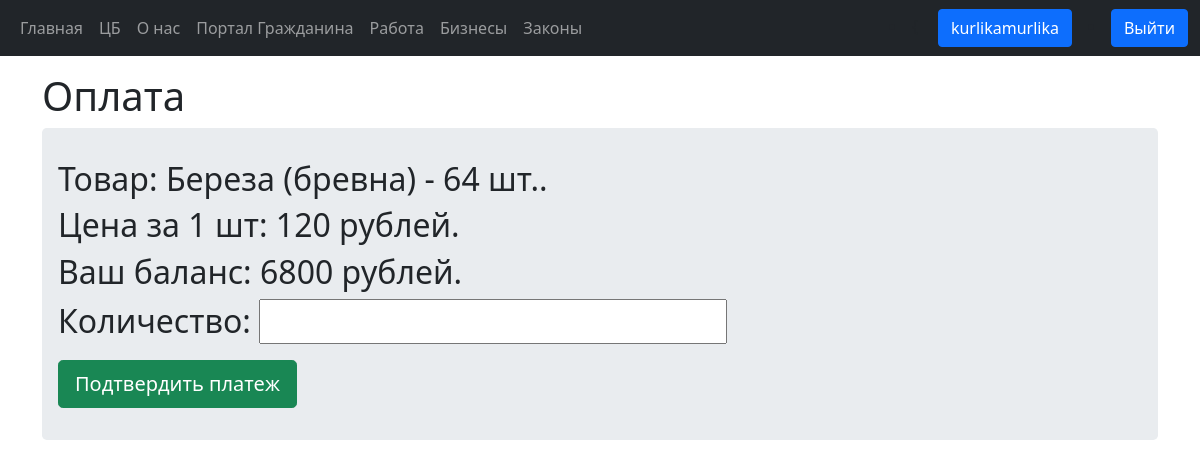
Page /make_order/4/ (signed in) on the committed database.
### bank/models.py (models this page shows, shortened)
class Service(models.Model):
    owner = models.ForeignKey(Business, on_delete=models.CASCADE)
    name = models.CharField(max_length=500)
    price = models.IntegerField(default=0)
    SERVICE_TYPE_CHOICES = [
        ('товар', "Товар"),
        ("услуга", "Услуга"),
    ]
    service_type = models.CharField(max_length=100, default=SERVICE_TYPE_CHOICES[0][0], choices=SERVICE_TYPE_CHOICES) #подписка или разовая покупка

class BankAccount(models.Model):
    user = models.ForeignKey(User, on_delete=models.CASCADE, blank=True, null=True)
    name = models.CharField(max_length=10, unique=True)
    balance = models.IntegerField(default=0)
    account_type = models.CharField(max_length=20, default='personal')

### bank/views.py (the view, shortened to what this page needs)
# urls.py: path('make_order/<int:service_id>/', views.make_order, name='make_order'),
def make_order(request, service_id):
    service = Service.objects.get(pk=service_id)
    form = MakeOrder(request.POST or None)
    bank_acc = BankAccount.objects.filter(user_id=request.user).filter(name__startswith="PER")[0]
    not_enough_money = False
    order_dict = {
        'service': service,
        'form': form,
        'bank_acc': bank_acc,
        'not_enough_money': not_enough_money,
    }
    return render(request, 'bank/make_order.html', context=order_dict)

### bank/forms.py
class MakeOrder(forms.ModelForm):
    amount = forms.IntegerField(min_value=1, label="Количество")
    class Meta:
        model = Order
        fields = ('amount',)

### bank/templates/bank/make_order.html (shortened to what this page needs)
<!DOCTYPE html>
{% extends 'bank/base.html' %}
{% block body_content %}
    <h1>Оплата</h1>
    <div class="jumbotron">
        <h2>Товар: {{ service.name }}.</h2>
        <h2>Цена за 1 шт: {{ service.price }} рублей.</h2>
        <h2>Ваш баланс: {{ bank_acc.balance }} рублей.</h2>
        <form method="post">
            <h2>{{ form.as_p }}</h2>
            <input type="submit" value="Подтвердить платеж" class="btn btn-lg btn-success">
        </form>
    </div>
{% endblock %}

### bank/templates/bank/base.html (shortened to what this page needs)
<!DOCTYPE html>
<html lang="ru">
<head>
    <link href="https://cdn.jsdelivr.net/npm/bootstrap@5.1.2/dist/css/bootstrap.min.css" rel="stylesheet">
</head>
<body>
{% load static %}
<link href="{% static 'bank/style.css' %}" rel="stylesheet">
<nav class="navbar navbar-expand-sm bg-dark navbar-dark">
        <div class="container-fluid">
            <ul class="navbar-nav">
                <li class="nav-item">
                    <a class="nav-link" href="{% url 'bank:index' %}">Главная</a>
                </li>
                <li class="nav-item">
                    <a class="nav-link" href="{% url 'bank:send' %}">ЦБ</a>
                </li>
                <li class="nav-item">
                    <a class="nav-link" href="{% url 'bank:about_us' %}">О нас</a>
                </li>
                <li class="nav-item">
                    <a class='nav-link' href="{% url 'bank:citizen' %}">Портал Гражданина</a>
                </li>
                <li class="nav-item">
                    <a class='nav-link' href="{% url 'bank:jobs' %}">Работа</a>
                </li>
                <li class="nav-item">
                    <a class='nav-link' href="{% url 'bank:businesses' %}">Бизнесы</a>
                </li>
                <li class="nav-item">
                    <a class="nav-link" href="{% url 'bank:laws' %}">Законы</a>
                </li>
            </ul>
            <div class="d-flex">
                {% if user.is_authenticated %}
                    <li class="nav-item">{
                        <a class="btn btn-primary mx-3" href="{% url 'bank:profile' user.id%}">{{ user.get_username }}</a></li>
                    <li class="nav-item">
                        <a class="btn btn-primary" href="{% url 'logout'%}?next={{request.path}}">Выйти</a>
                    </li>
                {% endif %}
            </div>
        </div>
</nav>
<div class="container mt-3">
{% if user.is_authenticated %}
{% block body_content %}
{% endblock %}
{% else %}
<h1>Войдите в аккаунт для дальнейшего использования</h1>
{% endif %}
</div>
</body>
</html>

### bank/static/bank/style.css (style rules this page uses)
.jumbotron { padding: 2rem 1rem; margin-bottom: 2rem; background-color: #e9ecef; border-radius: .3rem; }

### rows in the picture
Service: name "Береза (бревна) - 64 шт.", price "120"
BankAccount: balance "6800"

### other values in the picture
{{ user.get_username }} "kurlikamurlika"
